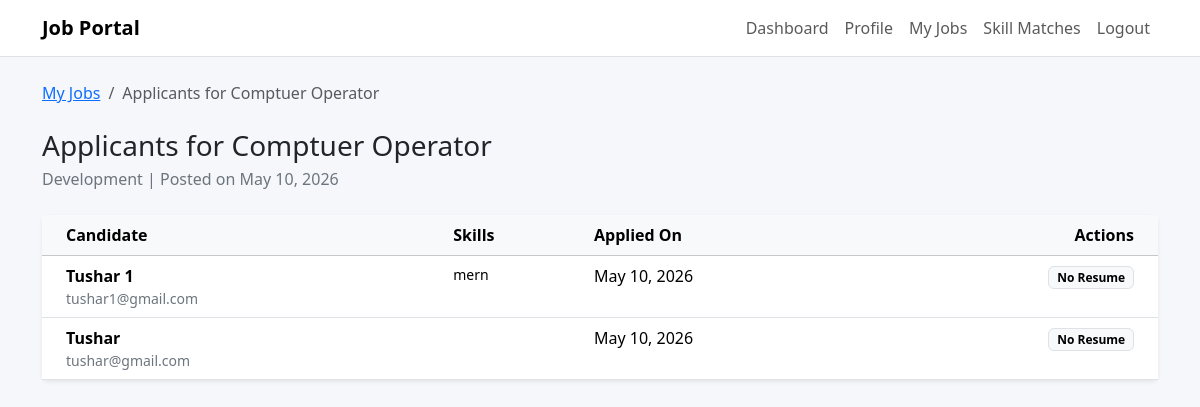
Page /jobs/my/4/applicants/ (signed in) on the committed database.
### Tushar_1196_JobPortal/models.py (models this page shows, shortened)
class JobPost(models.Model):
    recruiter = models.ForeignKey(
        settings.AUTH_USER_MODEL,
        on_delete=models.CASCADE,
        related_name="job_posts",
    )
    title = models.CharField(max_length=200)
    number_of_openings = models.PositiveIntegerField()
    category = models.CharField(max_length=120)
    description = models.TextField()
    skills_set = models.TextField()
    created_at = models.DateTimeField(auto_now_add=True)
    class Meta:
        ordering = ["-created_at"]

class JobApplication(models.Model):
    job = models.ForeignKey(
        JobPost,
        on_delete=models.CASCADE,
        related_name="applications",
    )
    jobseeker = models.ForeignKey(
        settings.AUTH_USER_MODEL,
        on_delete=models.CASCADE,
        related_name="job_applications",
    )
    created_at = models.DateTimeField(auto_now_add=True)
    class Meta:
        unique_together = ("job", "jobseeker")
        ordering = ["-created_at"]

class UserProfile(models.Model):
    RECRUITER = "recruiter"
    JOB_SEEKER = "job_seeker"
    USER_TYPE_CHOICES = [
        (RECRUITER, "Recruiter"),
        (JOB_SEEKER, "Job Seeker"),
    ]
    user = models.OneToOneField(
        settings.AUTH_USER_MODEL,
        on_delete=models.CASCADE,
        related_name="profile",
    )
    display_name = models.CharField(max_length=150)
    user_type = models.CharField(
        max_length=20,
        choices=USER_TYPE_CHOICES,
        default=JOB_SEEKER,
    )
    company_name = models.CharField(max_length=150, blank=True)
    company_information = models.TextField(blank=True)
    skills_set = models.TextField(blank=True)
    resume = models.FileField(upload_to="resumes/", blank=True, null=True)

### Tushar_1196_JobPortal/views.py (the view)
# urls.py: path('jobs/my/<int:job_id>/applicants/', views.job_applicants_view, name='job_applicants'),
@login_required
@never_cache
@ensure_csrf_cookie
def job_applicants_view(request, job_id):
    profile = get_or_create_profile(request.user)
    if profile.user_type != UserProfile.RECRUITER:
        messages.error(request, "Only recruiters can view applicants.")
        return redirect("dashboard")
    job = get_object_or_404(JobPost, id=job_id, recruiter=request.user)
    applications = job.applications.select_related("jobseeker__profile").all()
    return render(
        request,
        "jobportal/job_applicants.html",
        {
            "job": job,
            "applications": applications,
            "profile": profile,
        },
    )

### Tushar_1196_JobPortal/views.py (called while the page is built)
def get_or_create_profile(user):
    profile, _ = UserProfile.objects.get_or_create(
        user=user,
        defaults={
            "display_name": user.get_username(),
            "user_type": UserProfile.JOB_SEEKER,
        },
    )
    return profile

### Tushar_1196_JobPortal/templates/jobportal/job_applicants.html (shortened to what this page needs)
{% extends "jobportal/base.html" %}
{% block content %}
<nav aria-label="breadcrumb" class="mb-4">
    <ol class="breadcrumb">
        <li class="breadcrumb-item"><a href="{% url 'my_jobs' %}">My Jobs</a></li>
        <li class="breadcrumb-item active" aria-current="page">Applicants for {{ job.title }}</li>
    </ol>
</nav>
<section class="mb-4">
    <h1 class="h3 mb-1">Applicants for {{ job.title }}</h1>
    <p class="text-secondary">{{ job.category }} | Posted on {{ job.created_at|date:"M d, Y" }}</p>
</section>
<div class="card border-0 shadow-sm">
    <div class="card-body p-0">
        <div class="table-responsive">
            <table class="table table-hover mb-0">
                <thead class="table-light">
                    <tr>
                        <th class="ps-4">Candidate</th>
                        <th>Skills</th>
                        <th>Applied On</th>
                        <th class="text-end pe-4">Actions</th>
                    </tr>
                </thead>
                <tbody>
                    {% for application in applications %}
                        <tr>
                            <td class="ps-4">
                                <div class="fw-bold">{{ application.jobseeker.profile.display_name }}</div>
                                <div class="small text-secondary">{{ application.jobseeker.email }}</div>
                            </td>
                            <td>
                                <div class="small">{{ application.jobseeker.profile.skills_set|truncatechars:100 }}</div>
                            </td>
                            <td>{{ application.created_at|date:"M d, Y" }}</td>
                            <td class="text-end pe-4">
                                {% if application.jobseeker.profile.resume %}
                                    <a href="{{ application.jobseeker.profile.resume.url }}" target="_blank" class="btn btn-sm btn-outline-info">View Resume</a>
                                {% else %}
                                    <span class="badge text-bg-light border">No Resume</span>
                                {% endif %}
                            </td>
                        </tr>
                    {% empty %}
                        <tr>
                            <td colspan="4" class="text-center p-5 text-secondary">
                                No applications received for this job yet.
                            </td>
                        </tr>
                    {% endfor %}
                </tbody>
            </table>
        </div>
    </div>
</div>
{% endblock %}

### Tushar_1196_JobPortal/templates/jobportal/base.html (style rules this page uses)
body { background: #f5f7fb; }

### rows in the picture
JobPost: title "Comptuer Operator", category "Development", created_at "May 10, 2026"
JobApplication: jobseeker.profile.display_name "Tushar 1", jobseeker.email "tushar1@gmail.com", jobseeker.profile.skills_set "mern", created_at "May 10, 2026", shows "No Resume"
JobApplication: jobseeker.profile.display_name "Tushar", jobseeker.email "tushar@gmail.com", created_at "May 10, 2026", shows "No Resume"
